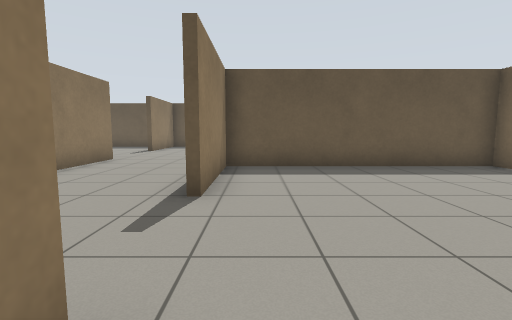
View 1 (above)

19 first-person views from a walk through a Gazebo world. The camera is 0.94 m above the floor, tilts 6° down and sees 85° across. The lines on the ground mark 1 m squares. The floor is counted in squares, 1 m on a side. Each view is taken from the middle of a square. On the plan, view 1 faces up. The plan holds only what a view shows up to about 11 squares ahead; the rest is blank. The place goes on beyond the plan. Some stock models are drawn as simple stand-ins.

View 2
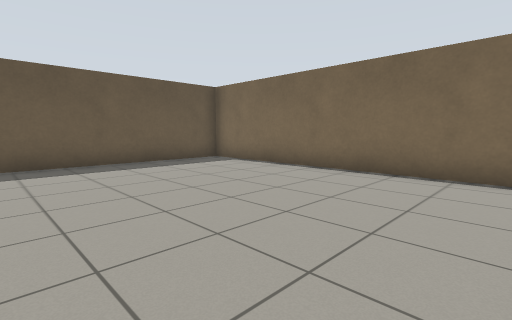

View 3
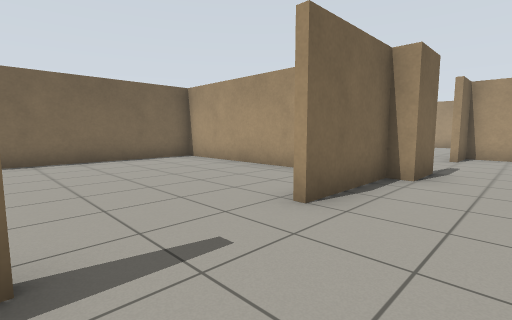

View 4
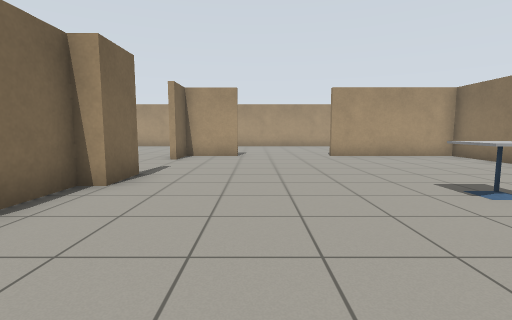

View 5
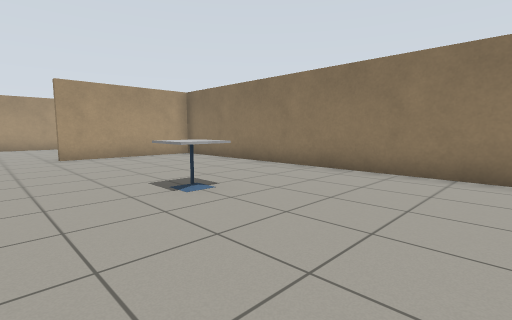

View 6
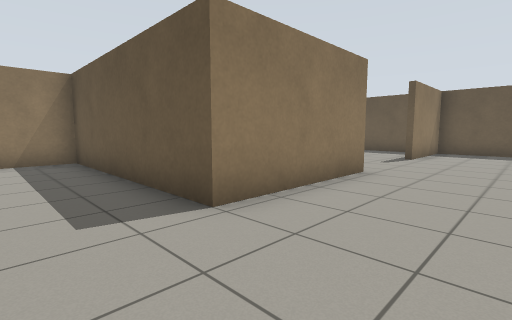

View 7
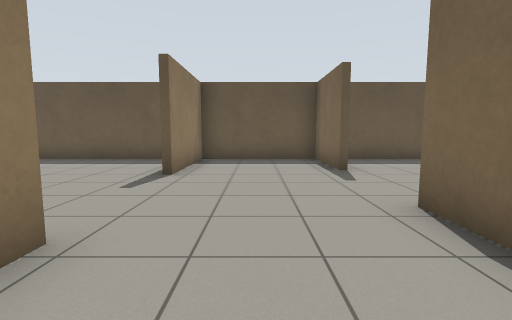

View 8
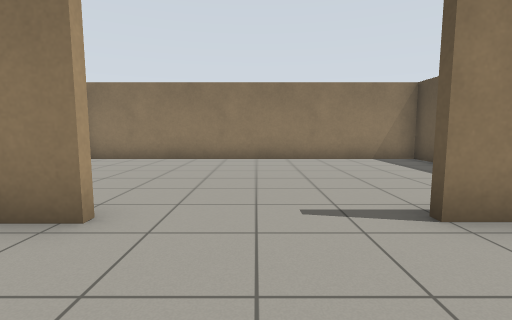

View 9
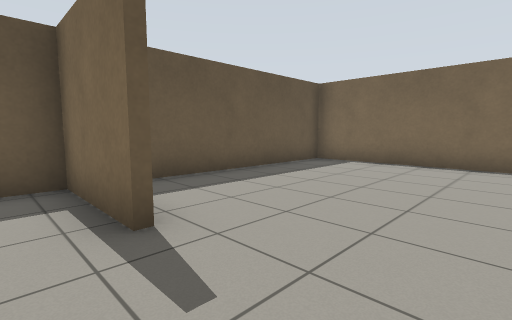

View 10
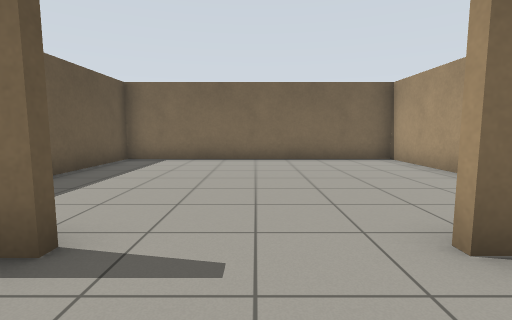

View 11
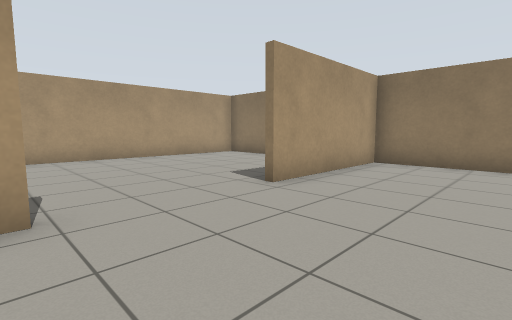

View 12
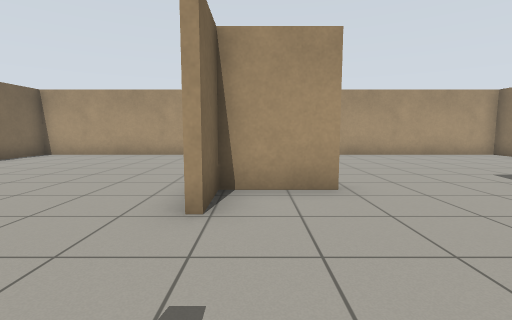

View 13
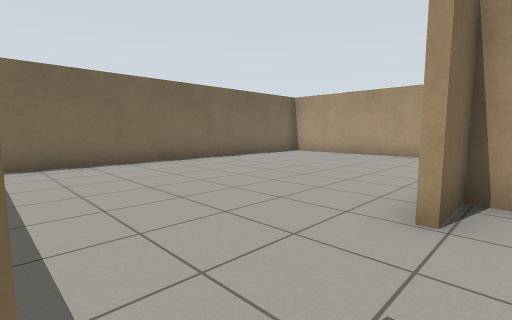

View 14
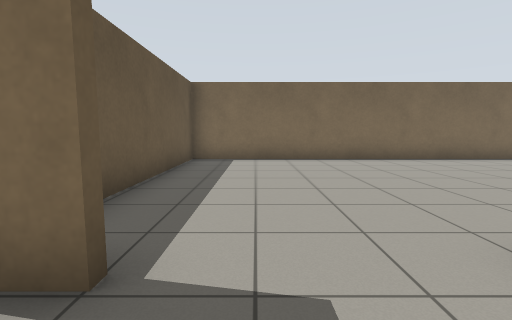

View 15
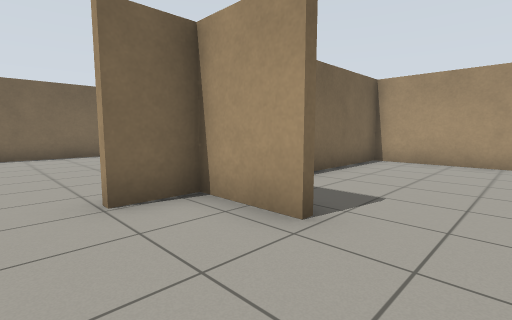

View 16
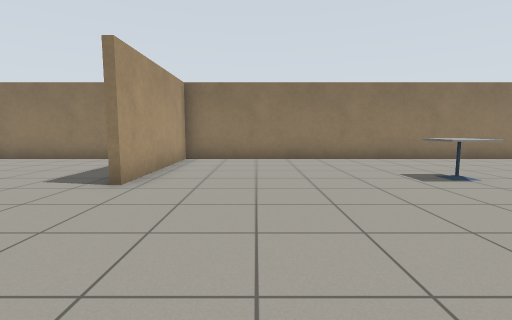

View 17
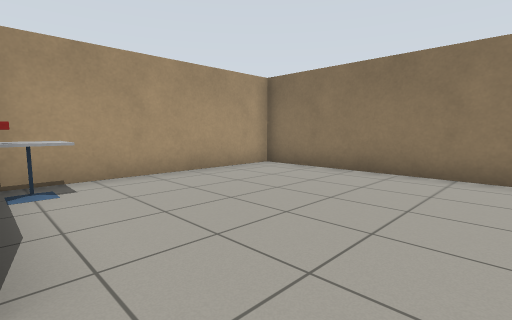

View 18
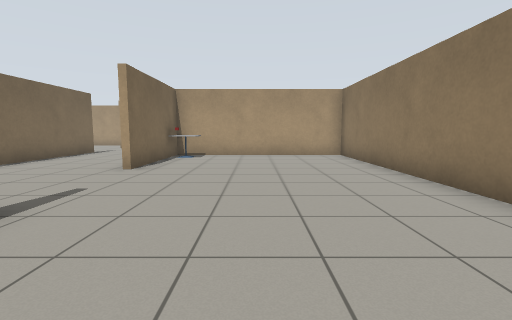

View 19
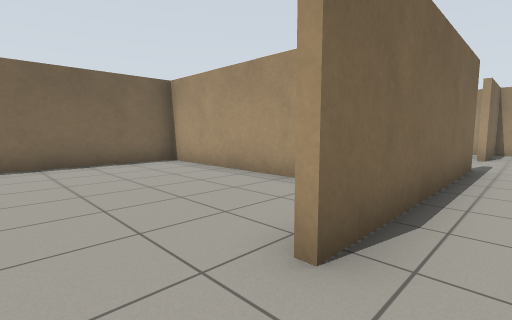

### Floor plan
Points are (right, up) in squares from view 1. A wall is a line through its corners. A room is listed if a view was taken in it or the views show most of it. See-through windows are left out.
Room 1 (views 1, 2)
walls: (1.3, -1.7) (6.3, -1.7) (6.3, 7.3) (-0.7, 7.3) (-0.7, 3.9)
ways out: opening at (-1, 2.5) to room 2
Room 2 (views 3, 4, 5, 6, 7, 8, 9, 10, 11, 12, 13, 14, 15, 16, 17, 18, 19)
walls: (-1, -1.7) (-1, 1.1); (-1, 3.9) (-1, 10.5); (-1.5, -3.1) (-1.5, -1.7); (1.3, 7.5) (6.3, 7.5) (6.3, 16.3) (0, 16.3); (-3.4, -7.4) (-1.5, -7.4) (-1.5, -6); (-4.7, 9.4) (-4.7, 5) (-11.4, 5); (-11.4, 5.2) (-5, 5.2) (-5, 9.2); (-1, 13.5) (-1, 16.3) (-4.7, 16.3) (-4.7, 12.9); (-11.3, -9.9) (-11.3, -13.9) (-1.5, -13.9) (-1.5, -10.4); (0.8, -13.9) (6.3, -13.9) (6.3, -1.9) (0.8, -1.9); (-6, 16.3) (-11.3, 16.3) (-11.3, -7.4) (-6.7, -7.4)
ways out: opening at (-1, 2.5) to room 1
objects: table (-8, -1) to (-7, -1); table (-6, 6)

Where each view was taken, in squares from view 1:
view 1: 0 up, 0 right, facing up
view 2: 1 down, 0 right, facing up-right
view 3: 4 up, 3 left, facing down-right
view 4: 3 up, 4 left, facing down
view 5: 3 up, 5 left, facing down-left
view 6: 3 up, 2 left, facing up-left
view 7: 7 up, 3 left, facing up
view 8: 11 up, 2 left, facing left
view 9: 11 up, 2 left, facing up-right
view 10: 12 up, 3 left, facing right
view 11: 4 down, 3 left, facing down-left
view 12: 3 down, 2 left, facing down
view 13: 3 down, 2 left, facing down-right
view 14: 4 down, 3 left, facing right
view 15: 5 down, 5 left, facing down-right
view 16: 5 down, 2 left, facing left
view 17: 11 up, 5 left, facing down-left
view 18: 16 up, 8 left, facing down
view 19: 12 up, 2 left, facing down-right
